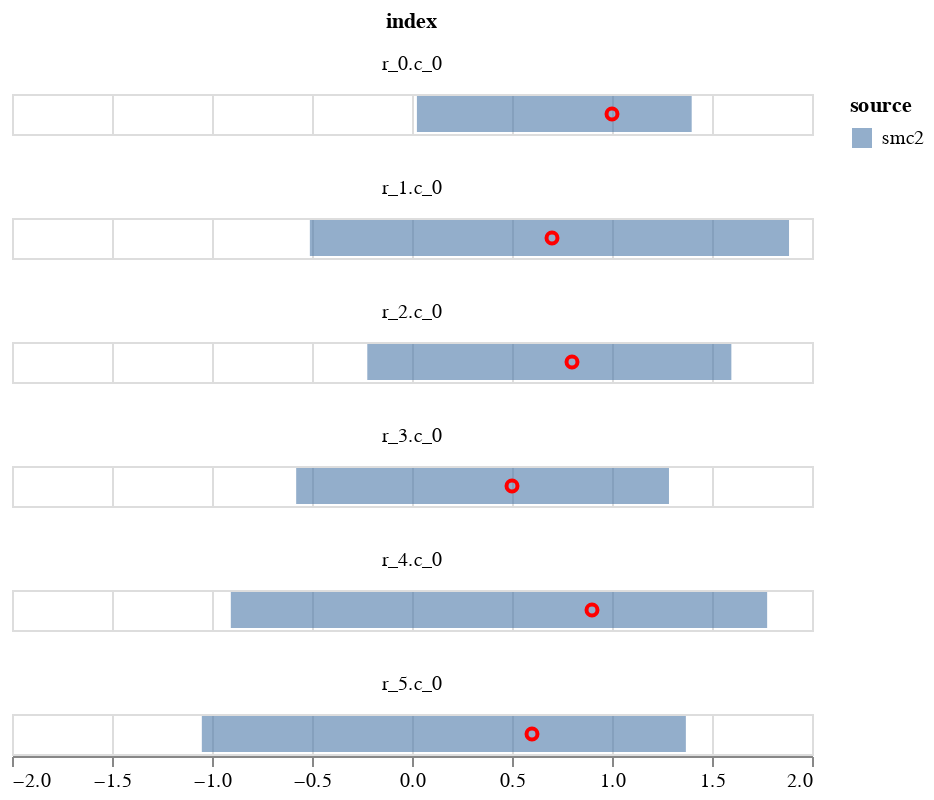

Notebook source saved alongside this figure:
### Code cell
c1 = alt.Chart(plot_data).mark_bar(opacity=0.6).encode(
    alt.X('q1', title=None,  scale=alt.Scale(domain=[-2,2])),
    alt.X2('q2', title=None),
    alt.Color('source'),    
)
    

c2 = alt.Chart(plot_data).mark_point(opacity=1, color='red').encode(
        alt.X('data', title=None),
)
(c1+c2).facet(
       'index',
    columns=1
    )

### Figure 1 — Vega-Lite specification as saved in the notebook (floating-point values rounded to 4 significant figures)
{"config": {"view": {"continuousWidth": 400, "continuousHeight": 300}}, "data": {"name": "data-60e5579a4aeb6256510e27b7579f3e28"}, "facet": {"type": "nominal", "field": "index"}, "spec": {"layer": [{"mark": {"type": "bar", "opacity": 0.6}, "encoding": {"color": {"type": "nominal", "field": "source"}, "x": {"type": "quantitative", "field": "q1", "scale": {"domain": [-2, 2]}, "title": null}, "x2": {"field": "q2", "title": null}}}, {"mark": {"type": "point", "color": "red", "opacity": 1}, "encoding": {"x": {"type": "quantitative", "field": "data", "title": null}}}]}, "columns": 1, "$schema": "https://vega.github.io/schema/vega-lite/v4.8.1.json", "datasets": {"data-60e5579a4aeb6256510e27b7579f3e28": [{"index": "r_0.c_0", "q1": 0.02452, "q2": 1.398, "source": "smc2", "data": 1.0}, {"index": "r_1.c_0", "q1": -0.5107, "q2": 1.885, "source": "smc2", "data": 0.7}, {"index": "r_2.c_0", "q1": -0.2235, "q2": 1.597, "source": "smc2", "data": 0.8}, {"index": "r_3.c_0", "q1": -0.5791, "q2": 1.285, "source": "smc2", "data": 0.5}, {"index": "r_4.c_0", "q1": -0.9059, "q2": 1.776, "source": "smc2", "data": 0.9}, {"index": "r_5.c_0", "q1": -1.051, "q2": 1.369, "source": "smc2", "data": 0.6}]}}
